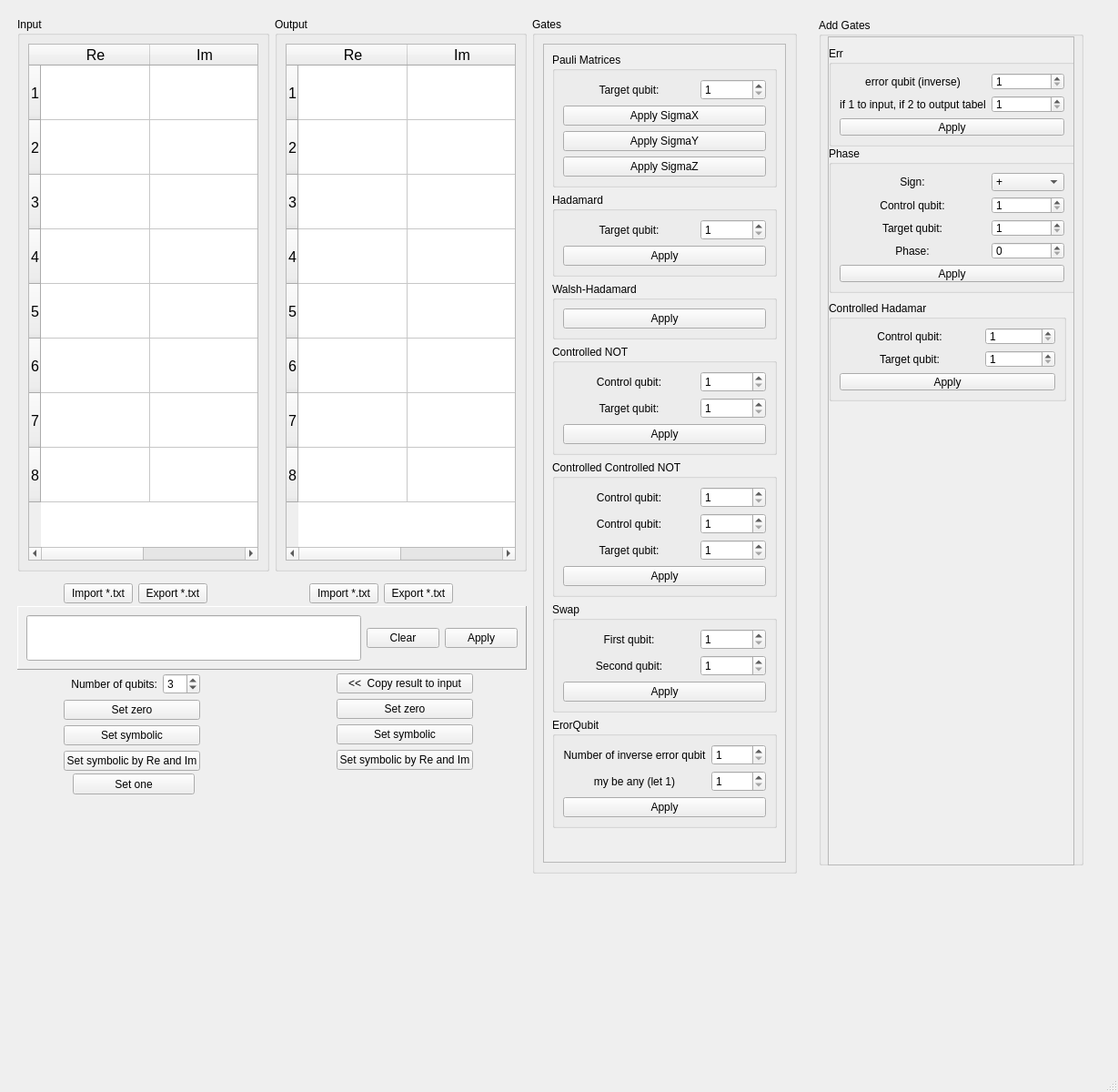
<?xml version="1.0" encoding="UTF-8"?>
<ui version="4.0">
 <class>MainWindow</class>
 <widget class="QMainWindow" name="MainWindow">
  <property name="geometry">
   <rect>
    <x>0</x>
    <y>0</y>
    <width>1229</width>
    <height>1200</height>
   </rect>
  </property>
  <property name="windowTitle">
   <string>MainWindow</string>
  </property>
  <widget class="QWidget" name="centralwidget">
   <widget class="QGroupBox" name="outputGroupBox">
    <property name="geometry">
     <rect>
      <x>302</x>
      <y>19</y>
      <width>277</width>
      <height>609</height>
     </rect>
    </property>
    <property name="sizePolicy">
     <sizepolicy hsizetype="Ignored" vsizetype="Expanding">
      <horstretch>0</horstretch>
      <verstretch>0</verstretch>
     </sizepolicy>
    </property>
    <property name="title">
     <string>Output</string>
    </property>
    <layout class="QVBoxLayout" name="verticalLayout_8">
     <item>
      <layout class="QHBoxLayout" name="outputHorizontalLayout">
       <item>
        <widget class="QTableWidget" name="outputTableWidget">
         <property name="sizePolicy">
          <sizepolicy hsizetype="Expanding" vsizetype="Expanding">
           <horstretch>0</horstretch>
           <verstretch>0</verstretch>
          </sizepolicy>
         </property>
         <property name="font">
          <font>
           <pointsize>12</pointsize>
          </font>
         </property>
         <property name="layoutDirection">
          <enum>Qt::LeftToRight</enum>
         </property>
         <property name="autoFillBackground">
          <bool>false</bool>
         </property>
         <property name="horizontalScrollBarPolicy">
          <enum>Qt::ScrollBarAsNeeded</enum>
         </property>
         <property name="sizeAdjustPolicy">
          <enum>QAbstractScrollArea::AdjustIgnored</enum>
         </property>
         <property name="showDropIndicator" stdset="0">
          <bool>false</bool>
         </property>
         <property name="rowCount">
          <number>8</number>
         </property>
         <property name="columnCount">
          <number>2</number>
         </property>
         <attribute name="horizontalHeaderVisible">
          <bool>true</bool>
         </attribute>
         <attribute name="horizontalHeaderCascadingSectionResizes">
          <bool>true</bool>
         </attribute>
         <attribute name="horizontalHeaderDefaultSectionSize">
          <number>120</number>
         </attribute>
         <attribute name="horizontalHeaderStretchLastSection">
          <bool>false</bool>
         </attribute>
         <attribute name="verticalHeaderDefaultSectionSize">
          <number>60</number>
         </attribute>
         <row/>
         <row/>
         <row/>
         <row/>
         <row/>
         <row/>
         <row/>
         <row/>
         <column>
          <property name="text">
           <string>Re</string>
          </property>
         </column>
         <column>
          <property name="text">
           <string>Im</string>
          </property>
         </column>
        </widget>
       </item>
      </layout>
     </item>
    </layout>
   </widget>
   <widget class="QWidget" name="layoutWidget">
    <property name="geometry">
     <rect>
      <x>30</x>
      <y>740</y>
      <width>230</width>
      <height>111</height>
     </rect>
    </property>
    <layout class="QHBoxLayout" name="inputParamsHorizontalLayout">
     <item>
      <spacer name="inputHorizontalFirstSpacer">
       <property name="orientation">
        <enum>Qt::Horizontal</enum>
       </property>
       <property name="sizeType">
        <enum>QSizePolicy::Minimum</enum>
       </property>
       <property name="sizeHint" stdset="0">
        <size>
         <width>40</width>
         <height>20</height>
        </size>
       </property>
      </spacer>
     </item>
     <item>
      <layout class="QGridLayout" name="gridLayout">
       <item row="2" column="0" colspan="2">
        <widget class="QPushButton" name="setZeroInputPushButton">
         <property name="sizePolicy">
          <sizepolicy hsizetype="Minimum" vsizetype="Fixed">
           <horstretch>0</horstretch>
           <verstretch>0</verstretch>
          </sizepolicy>
         </property>
         <property name="text">
          <string>Set zero</string>
         </property>
        </widget>
       </item>
       <item row="1" column="1">
        <widget class="QSpinBox" name="numberOfQubitsSpinBox">
         <property name="sizePolicy">
          <sizepolicy hsizetype="Fixed" vsizetype="Fixed">
           <horstretch>0</horstretch>
           <verstretch>0</verstretch>
          </sizepolicy>
         </property>
         <property name="layoutDirection">
          <enum>Qt::LeftToRight</enum>
         </property>
         <property name="alignment">
          <set>Qt::AlignLeading|Qt::AlignLeft|Qt::AlignVCenter</set>
         </property>
         <property name="minimum">
          <number>1</number>
         </property>
         <property name="value">
          <number>3</number>
         </property>
        </widget>
       </item>
       <item row="1" column="0">
        <widget class="QLabel" name="numberOfQubitsLabel">
         <property name="sizePolicy">
          <sizepolicy hsizetype="Minimum" vsizetype="Preferred">
           <horstretch>0</horstretch>
           <verstretch>0</verstretch>
          </sizepolicy>
         </property>
         <property name="text">
          <string>Number of qubits:</string>
         </property>
         <property name="alignment">
          <set>Qt::AlignRight|Qt::AlignTrailing|Qt::AlignVCenter</set>
         </property>
        </widget>
       </item>
       <item row="4" column="0" colspan="2">
        <widget class="QPushButton" name="setSymbolicByReAndImInputPushButton">
         <property name="text">
          <string>Set symbolic by Re and Im</string>
         </property>
        </widget>
       </item>
       <item row="3" column="0" colspan="2">
        <widget class="QPushButton" name="setSymbolicInputPushButton">
         <property name="text">
          <string>Set symbolic</string>
         </property>
        </widget>
       </item>
      </layout>
     </item>
     <item>
      <spacer name="inputHorizontalSecondSpacer">
       <property name="orientation">
        <enum>Qt::Horizontal</enum>
       </property>
       <property name="sizeType">
        <enum>QSizePolicy::Minimum</enum>
       </property>
       <property name="sizeHint" stdset="0">
        <size>
         <width>40</width>
         <height>20</height>
        </size>
       </property>
      </spacer>
     </item>
    </layout>
   </widget>
   <widget class="QWidget" name="layoutWidget_2">
    <property name="geometry">
     <rect>
      <x>70</x>
      <y>640</y>
      <width>158</width>
      <height>25</height>
     </rect>
    </property>
    <layout class="QHBoxLayout" name="inputTxtHorizontalLayout">
     <item>
      <widget class="QPushButton" name="inputImportTxtPushButton">
       <property name="text">
        <string>Import *.txt</string>
       </property>
      </widget>
     </item>
     <item>
      <widget class="QPushButton" name="inputExportTxtPushButton">
       <property name="text">
        <string>Export *.txt</string>
       </property>
      </widget>
     </item>
    </layout>
   </widget>
   <widget class="QWidget" name="layoutWidget_3">
    <property name="geometry">
     <rect>
      <x>330</x>
      <y>740</y>
      <width>230</width>
      <height>114</height>
     </rect>
    </property>
    <layout class="QGridLayout" name="outputGridLayout">
     <item row="0" column="2">
      <spacer name="outputHorizontalSecondSpacer">
       <property name="orientation">
        <enum>Qt::Horizontal</enum>
       </property>
       <property name="sizeType">
        <enum>QSizePolicy::Minimum</enum>
       </property>
       <property name="sizeHint" stdset="0">
        <size>
         <width>40</width>
         <height>20</height>
        </size>
       </property>
      </spacer>
     </item>
     <item row="0" column="0">
      <spacer name="outputHorizontalFirstSpacer">
       <property name="orientation">
        <enum>Qt::Horizontal</enum>
       </property>
       <property name="sizeType">
        <enum>QSizePolicy::Minimum</enum>
       </property>
       <property name="sizeHint" stdset="0">
        <size>
         <width>40</width>
         <height>20</height>
        </size>
       </property>
      </spacer>
     </item>
     <item row="0" column="1">
      <layout class="QFormLayout" name="outputFormLayout">
       <item row="0" column="0" colspan="2">
        <widget class="QPushButton" name="copyResultToInputPushButton">
         <property name="sizePolicy">
          <sizepolicy hsizetype="Minimum" vsizetype="Fixed">
           <horstretch>0</horstretch>
           <verstretch>0</verstretch>
          </sizepolicy>
         </property>
         <property name="text">
          <string>&lt;&lt;  Copy result to input</string>
         </property>
        </widget>
       </item>
       <item row="1" column="0" colspan="2">
        <widget class="QPushButton" name="setZeroOutputPushButton">
         <property name="sizePolicy">
          <sizepolicy hsizetype="Minimum" vsizetype="Fixed">
           <horstretch>0</horstretch>
           <verstretch>0</verstretch>
          </sizepolicy>
         </property>
         <property name="text">
          <string>Set zero</string>
         </property>
        </widget>
       </item>
       <item row="2" column="0" colspan="2">
        <widget class="QPushButton" name="setSymbolicOutputPushButton">
         <property name="text">
          <string>Set symbolic</string>
         </property>
        </widget>
       </item>
       <item row="3" column="0" colspan="2">
        <widget class="QPushButton" name="setSymbolicByReAndImOutputPushButton">
         <property name="text">
          <string>Set symbolic by Re and Im</string>
         </property>
        </widget>
       </item>
      </layout>
     </item>
    </layout>
   </widget>
   <widget class="QGroupBox" name="gatesGroupBox">
    <property name="geometry">
     <rect>
      <x>585</x>
      <y>19</y>
      <width>291</width>
      <height>941</height>
     </rect>
    </property>
    <property name="sizePolicy">
     <sizepolicy hsizetype="Expanding" vsizetype="Preferred">
      <horstretch>0</horstretch>
      <verstretch>0</verstretch>
     </sizepolicy>
    </property>
    <property name="minimumSize">
     <size>
      <width>0</width>
      <height>0</height>
     </size>
    </property>
    <property name="maximumSize">
     <size>
      <width>300</width>
      <height>16777215</height>
     </size>
    </property>
    <property name="title">
     <string>Gates</string>
    </property>
    <layout class="QHBoxLayout" name="horizontalLayout_3">
     <item>
      <widget class="QScrollArea" name="scrollArea">
       <property name="widgetResizable">
        <bool>true</bool>
       </property>
       <widget class="QWidget" name="scrollAreaWidgetContents">
        <property name="geometry">
         <rect>
          <x>0</x>
          <y>0</y>
          <width>269</width>
          <height>906</height>
         </rect>
        </property>
        <layout class="QVBoxLayout" name="verticalLayout_9">
         <item>
          <widget class="QGroupBox" name="pauliMatricesGroupBox">
           <property name="title">
            <string>Pauli Matrices</string>
           </property>
           <layout class="QVBoxLayout" name="verticalLayout_3">
            <item>
             <layout class="QGridLayout" name="pauliMatricesGridLayout">
              <item row="0" column="0" colspan="2">
               <widget class="QLabel" name="pauliMatricesLabel">
                <property name="layoutDirection">
                 <enum>Qt::LeftToRight</enum>
                </property>
                <property name="text">
                 <string>Target qubit:</string>
                </property>
                <property name="alignment">
                 <set>Qt::AlignCenter</set>
                </property>
               </widget>
              </item>
              <item row="0" column="2">
               <widget class="QSpinBox" name="pauliMatricesSpinBox">
                <property name="minimum">
                 <number>1</number>
                </property>
               </widget>
              </item>
              <item row="1" column="0" colspan="3">
               <widget class="QPushButton" name="pauliMatricesSigmaXPushButton">
                <property name="text">
                 <string>Apply SigmaX</string>
                </property>
               </widget>
              </item>
              <item row="2" column="0" colspan="3">
               <widget class="QPushButton" name="pauliMatricesSigmaYPushButton">
                <property name="text">
                 <string>Apply SigmaY</string>
                </property>
               </widget>
              </item>
              <item row="3" column="0" colspan="3">
               <widget class="QPushButton" name="pauliMatricesSigmaZPushButton">
                <property name="text">
                 <string>Apply SigmaZ</string>
                </property>
               </widget>
              </item>
             </layout>
            </item>
           </layout>
          </widget>
         </item>
         <item>
          <widget class="QGroupBox" name="hadamardGroupBox">
           <property name="title">
            <string>Hadamard</string>
           </property>
           <layout class="QVBoxLayout" name="verticalLayout_2">
            <item>
             <layout class="QGridLayout" name="hadamardGridLayout">
              <item row="0" column="0" colspan="2">
               <widget class="QLabel" name="hadamardLabel">
                <property name="layoutDirection">
                 <enum>Qt::LeftToRight</enum>
                </property>
                <property name="text">
                 <string>Target qubit:</string>
                </property>
                <property name="alignment">
                 <set>Qt::AlignCenter</set>
                </property>
               </widget>
              </item>
              <item row="0" column="2">
               <widget class="QSpinBox" name="hadamardSpinBox">
                <property name="minimum">
                 <number>1</number>
                </property>
               </widget>
              </item>
              <item row="1" column="0" colspan="3">
               <widget class="QPushButton" name="hadamardPushButton">
                <property name="text">
                 <string>Apply</string>
                </property>
               </widget>
              </item>
             </layout>
            </item>
           </layout>
          </widget>
         </item>
         <item>
          <widget class="QGroupBox" name="walshHadamardGroupBox">
           <property name="title">
            <string>Walsh-Hadamard</string>
           </property>
           <layout class="QHBoxLayout" name="horizontalLayout">
            <item>
             <layout class="QVBoxLayout" name="walshHadamardVerticalLayout">
              <item>
               <widget class="QPushButton" name="walshHadamardPushButton">
                <property name="text">
                 <string>Apply</string>
                </property>
               </widget>
              </item>
             </layout>
            </item>
           </layout>
          </widget>
         </item>
         <item>
          <widget class="QGroupBox" name="controlledNotGroupBox">
           <property name="title">
            <string>Controlled NOT</string>
           </property>
           <layout class="QVBoxLayout" name="verticalLayout_4">
            <item>
             <layout class="QGridLayout" name="controlledNotGridLayout">
              <item row="0" column="0" colspan="2">
               <widget class="QLabel" name="controlledNotControlQubitLabel">
                <property name="layoutDirection">
                 <enum>Qt::LeftToRight</enum>
                </property>
                <property name="text">
                 <string>Control qubit:</string>
                </property>
                <property name="alignment">
                 <set>Qt::AlignCenter</set>
                </property>
               </widget>
              </item>
              <item row="0" column="2">
               <widget class="QSpinBox" name="controlledNotControlSpinBox">
                <property name="minimum">
                 <number>1</number>
                </property>
               </widget>
              </item>
              <item row="1" column="2">
               <widget class="QSpinBox" name="controlledNotTargetSpinBox">
                <property name="minimum">
                 <number>1</number>
                </property>
               </widget>
              </item>
              <item row="1" column="0" colspan="2">
               <widget class="QLabel" name="controlledNotTargetLabel">
                <property name="layoutDirection">
                 <enum>Qt::LeftToRight</enum>
                </property>
                <property name="text">
                 <string>Target qubit:</string>
                </property>
                <property name="alignment">
                 <set>Qt::AlignCenter</set>
                </property>
               </widget>
              </item>
              <item row="2" column="0" colspan="3">
               <widget class="QPushButton" name="controlledNotPushButton">
                <property name="text">
                 <string>Apply</string>
                </property>
               </widget>
              </item>
             </layout>
            </item>
           </layout>
          </widget>
         </item>
         <item>
          <widget class="QGroupBox" name="controlledControlledNotGroupBox">
           <property name="title">
            <string>Controlled Controlled NOT</string>
           </property>
           <layout class="QVBoxLayout" name="verticalLayout_5">
            <item>
             <layout class="QGridLayout" name="controlledControlledNotGridLayout">
              <item row="0" column="0" colspan="2">
               <widget class="QLabel" name="controlledControlledNotFirstControlLabel">
                <property name="layoutDirection">
                 <enum>Qt::LeftToRight</enum>
                </property>
                <property name="text">
                 <string>Control qubit:</string>
                </property>
                <property name="alignment">
                 <set>Qt::AlignCenter</set>
                </property>
               </widget>
              </item>
              <item row="2" column="0" colspan="2">
               <widget class="QLabel" name="controlledControlledNotTargetLabel">
                <property name="layoutDirection">
                 <enum>Qt::LeftToRight</enum>
                </property>
                <property name="text">
                 <string>Target qubit:</string>
                </property>
                <property name="alignment">
                 <set>Qt::AlignCenter</set>
                </property>
               </widget>
              </item>
              <item row="0" column="2">
               <widget class="QSpinBox" name="controlledControlledNotFirstControlSpinBox">
                <property name="minimum">
                 <number>1</number>
                </property>
               </widget>
              </item>
              <item row="2" column="2">
               <widget class="QSpinBox" name="controlledControlledNotTargetSpinBox">
                <property name="minimum">
                 <number>1</number>
                </property>
               </widget>
              </item>
              <item row="1" column="0" colspan="2">
               <widget class="QLabel" name="controlledControlledNotSecondControlLabel">
                <property name="layoutDirection">
                 <enum>Qt::LeftToRight</enum>
                </property>
                <property name="text">
                 <string>Control qubit:</string>
                </property>
                <property name="alignment">
                 <set>Qt::AlignCenter</set>
                </property>
               </widget>
              </item>
              <item row="1" column="2">
               <widget class="QSpinBox" name="controlledControlledNotSecondControlSpinBox">
                <property name="minimum">
                 <number>1</number>
                </property>
               </widget>
              </item>
              <item row="3" column="0" colspan="3">
               <widget class="QPushButton" name="controlledControlledNotPushButton">
                <property name="text">
                 <string>Apply</string>
                </property>
               </widget>
              </item>
             </layout>
            </item>
           </layout>
          </widget>
         </item>
         <item>
          <widget class="QGroupBox" name="swapGroupBox">
           <property name="title">
            <string>Swap</string>
           </property>
           <layout class="QVBoxLayout" name="verticalLayout_11">
            <item>
             <layout class="QGridLayout" name="swapGridLayout">
              <item row="0" column="0" colspan="2">
               <widget class="QLabel" name="swapFirstLineLabel">
                <property name="layoutDirection">
                 <enum>Qt::LeftToRight</enum>
                </property>
                <property name="text">
                 <string>First qubit:</string>
                </property>
                <property name="alignment">
                 <set>Qt::AlignCenter</set>
                </property>
               </widget>
              </item>
              <item row="0" column="2">
               <widget class="QSpinBox" name="swapFirstLineSpinBox">
                <property name="minimum">
                 <number>1</number>
                </property>
               </widget>
              </item>
              <item row="2" column="0" colspan="3">
               <widget class="QPushButton" name="swapPushButton">
                <property name="text">
                 <string>Apply</string>
                </property>
               </widget>
              </item>
              <item row="1" column="2">
               <widget class="QSpinBox" name="swapSecondLineSpinBox">
                <property name="minimum">
                 <number>1</number>
                </property>
               </widget>
              </item>
              <item row="1" column="0" colspan="2">
               <widget class="QLabel" name="swapSecondLineLabel">
                <property name="layoutDirection">
                 <enum>Qt::LeftToRight</enum>
                </property>
                <property name="text">
                 <string>Second qubit:</string>
                </property>
                <property name="alignment">
                 <set>Qt::AlignCenter</set>
                </property>
               </widget>
              </item>
             </layout>
            </item>
           </layout>
          </widget>
         </item>
         <item>
          <widget class="QGroupBox" name="swapGroupBox_3">
           <property name="title">
            <string>ErorQubit</string>
           </property>
           <layout class="QVBoxLayout" name="verticalLayout_15">
            <item>
             <layout class="QGridLayout" name="swapGridLayout_5">
              <item row="0" column="0" colspan="2">
               <widget class="QLabel" name="swapFirstLineLabel_5">
                <property name="layoutDirection">
                 <enum>Qt::LeftToRight</enum>
                </property>
                <property name="text">
                 <string>Number of inverse error qubit</string>
                </property>
                <property name="alignment">
                 <set>Qt::AlignCenter</set>
                </property>
               </widget>
              </item>
              <item row="0" column="2">
               <widget class="QSpinBox" name="swapFirstLineSpinBox_5">
                <property name="minimum">
                 <number>1</number>
                </property>
               </widget>
              </item>
              <item row="2" column="0" colspan="3">
               <widget class="QPushButton" name="swapPushButton_5">
                <property name="text">
                 <string>Apply</string>
                </property>
               </widget>
              </item>
              <item row="1" column="2">
               <widget class="QSpinBox" name="swapSecondLineSpinBox_5">
                <property name="minimum">
                 <number>1</number>
                </property>
               </widget>
              </item>
              <item row="1" column="0" colspan="2">
               <widget class="QLabel" name="swapSecondLineLabel_5">
                <property name="layoutDirection">
                 <enum>Qt::LeftToRight</enum>
                </property>
                <property name="text">
                 <string>my be any (let 1)</string>
                </property>
                <property name="alignment">
                 <set>Qt::AlignCenter</set>
                </property>
               </widget>
              </item>
             </layout>
            </item>
           </layout>
          </widget>
         </item>
         <item>
          <spacer name="gatesVerticalSpacer">
           <property name="orientation">
            <enum>Qt::Vertical</enum>
           </property>
           <property name="sizeHint" stdset="0">
            <size>
             <width>20</width>
             <height>40</height>
            </size>
           </property>
          </spacer>
         </item>
        </layout>
       </widget>
      </widget>
     </item>
    </layout>
   </widget>
   <widget class="QGroupBox" name="inputGroupBox">
    <property name="geometry">
     <rect>
      <x>19</x>
      <y>19</y>
      <width>277</width>
      <height>609</height>
     </rect>
    </property>
    <property name="sizePolicy">
     <sizepolicy hsizetype="Ignored" vsizetype="Expanding">
      <horstretch>0</horstretch>
      <verstretch>0</verstretch>
     </sizepolicy>
    </property>
    <property name="title">
     <string>Input</string>
    </property>
    <layout class="QVBoxLayout" name="verticalLayout">
     <item>
      <layout class="QHBoxLayout" name="inputHorizontalLayout">
       <item>
        <widget class="QTableWidget" name="inputTableWidget">
         <property name="sizePolicy">
          <sizepolicy hsizetype="Expanding" vsizetype="Expanding">
           <horstretch>0</horstretch>
           <verstretch>0</verstretch>
          </sizepolicy>
         </property>
         <property name="font">
          <font>
           <pointsize>12</pointsize>
          </font>
         </property>
         <property name="layoutDirection">
          <enum>Qt::LeftToRight</enum>
         </property>
         <property name="autoFillBackground">
          <bool>false</bool>
         </property>
         <property name="horizontalScrollBarPolicy">
          <enum>Qt::ScrollBarAsNeeded</enum>
         </property>
         <property name="sizeAdjustPolicy">
          <enum>QAbstractScrollArea::AdjustIgnored</enum>
         </property>
         <property name="showDropIndicator" stdset="0">
          <bool>false</bool>
         </property>
         <property name="rowCount">
          <number>8</number>
         </property>
         <property name="columnCount">
          <number>2</number>
         </property>
         <attribute name="horizontalHeaderVisible">
          <bool>true</bool>
         </attribute>
         <attribute name="horizontalHeaderCascadingSectionResizes">
          <bool>true</bool>
         </attribute>
         <attribute name="horizontalHeaderDefaultSectionSize">
          <number>120</number>
         </attribute>
         <attribute name="horizontalHeaderStretchLastSection">
          <bool>false</bool>
         </attribute>
         <attribute name="verticalHeaderDefaultSectionSize">
          <number>60</number>
         </attribute>
         <attribute name="verticalHeaderStretchLastSection">
          <bool>false</bool>
         </attribute>
         <row/>
         <row/>
         <row/>
         <row/>
         <row/>
         <row/>
         <row/>
         <row/>
         <column>
          <property name="text">
           <string>Re</string>
          </property>
         </column>
         <column>
          <property name="text">
           <string>Im</string>
          </property>
         </column>
        </widget>
       </item>
      </layout>
     </item>
    </layout>
   </widget>
   <widget class="QFrame" name="lineFrame">
    <property name="geometry">
     <rect>
      <x>19</x>
      <y>666</y>
      <width>560</width>
      <height>70</height>
     </rect>
    </property>
    <property name="frameShape">
     <enum>QFrame::Panel</enum>
    </property>
    <property name="frameShadow">
     <enum>QFrame::Raised</enum>
    </property>
    <layout class="QHBoxLayout" name="horizontalLayout_2">
     <item>
      <widget class="QLineEdit" name="lineEdit">
       <property name="minimumSize">
        <size>
         <width>0</width>
         <height>50</height>
        </size>
       </property>
       <property name="font">
        <font>
         <pointsize>12</pointsize>
        </font>
       </property>
       <property name="text">
        <string/>
       </property>
      </widget>
     </item>
     <item>
      <widget class="QPushButton" name="clearLinePushButton">
       <property name="text">
        <string>Clear</string>
       </property>
      </widget>
     </item>
     <item>
      <widget class="QPushButton" name="applyLinePushButton">
       <property name="text">
        <string>Apply</string>
       </property>
      </widget>
     </item>
    </layout>
   </widget>
   <widget class="QWidget" name="layoutWidget_4">
    <property name="geometry">
     <rect>
      <x>340</x>
      <y>640</y>
      <width>158</width>
      <height>25</height>
     </rect>
    </property>
    <layout class="QHBoxLayout" name="outputTxtHorizontalLayout">
     <item>
      <widget class="QPushButton" name="outputImportTxtPushButton">
       <property name="text">
        <string>Import *.txt</string>
       </property>
      </widget>
     </item>
     <item>
      <widget class="QPushButton" name="outputExportTxtPushButton">
       <property name="text">
        <string>Export *.txt</string>
       </property>
      </widget>
     </item>
    </layout>
   </widget>
   <widget class="QGroupBox" name="groupBox">
    <property name="geometry">
     <rect>
      <x>900</x>
      <y>20</y>
      <width>291</width>
      <height>931</height>
     </rect>
    </property>
    <property name="title">
     <string>Add Gates</string>
    </property>
    <widget class="QScrollArea" name="scrollArea_2">
     <property name="geometry">
      <rect>
       <x>10</x>
       <y>20</y>
       <width>271</width>
       <height>911</height>
      </rect>
     </property>
     <property name="widgetResizable">
      <bool>true</bool>
     </property>
     <widget class="QWidget" name="scrollAreaWidgetContents_2">
      <property name="geometry">
       <rect>
        <x>0</x>
        <y>0</y>
        <width>269</width>
        <height>909</height>
       </rect>
      </property>
      <widget class="QGroupBox" name="swapGroupBox_2">
       <property name="geometry">
        <rect>
         <x>0</x>
         <y>10</y>
         <width>271</width>
         <height>110</height>
        </rect>
       </property>
       <property name="title">
        <string>Err</string>
       </property>
       <layout class="QVBoxLayout" name="verticalLayout_12">
        <item>
         <layout class="QGridLayout" name="swapGridLayout_2">
          <item row="0" column="0" colspan="2">
           <widget class="QLabel" name="swapFirstLineLabel_2">
            <property name="layoutDirection">
             <enum>Qt::LeftToRight</enum>
            </property>
            <property name="text">
             <string>error qubit (inverse)</string>
            </property>
            <property name="alignment">
             <set>Qt::AlignCenter</set>
            </property>
           </widget>
          </item>
          <item row="0" column="2">
           <widget class="QSpinBox" name="swapFirstLineSpinBox_2">
            <property name="minimum">
             <number>1</number>
            </property>
           </widget>
          </item>
          <item row="2" column="0" colspan="3">
           <widget class="QPushButton" name="swapPushButton_2">
            <property name="text">
             <string>Apply</string>
            </property>
           </widget>
          </item>
          <item row="1" column="2">
           <widget class="QSpinBox" name="swapSecondLineSpinBox_2">
            <property name="minimum">
             <number>1</number>
            </property>
           </widget>
          </item>
          <item row="1" column="0" colspan="2">
           <widget class="QLabel" name="swapSecondLineLabel_2">
            <property name="layoutDirection">
             <enum>Qt::LeftToRight</enum>
            </property>
            <property name="text">
             <string>if 1 to input, if 2 to output tabel</string>
            </property>
            <property name="alignment">
             <set>Qt::AlignCenter</set>
            </property>
           </widget>
          </item>
         </layout>
        </item>
       </layout>
      </widget>
      <widget class="QGroupBox" name="controlledNotGroupBox_2">
       <property name="geometry">
        <rect>
         <x>0</x>
         <y>290</y>
         <width>261</width>
         <height>110</height>
        </rect>
       </property>
       <property name="title">
        <string>Controlled Hadamar</string>
       </property>
       <layout class="QVBoxLayout" name="verticalLayout_6">
        <item>
         <layout class="QGridLayout" name="controlledNotGridLayout_2">
          <item row="0" column="0" colspan="2">
           <widget class="QLabel" name="controlledNotControlQubitLabel_2">
            <property name="layoutDirection">
             <enum>Qt::LeftToRight</enum>
            </property>
            <property name="text">
             <string>Control qubit:</string>
            </property>
            <property name="alignment">
             <set>Qt::AlignCenter</set>
            </property>
           </widget>
          </item>
          <item row="0" column="2">
           <widget class="QSpinBox" name="controlledNotControlSpinBox_2">
            <property name="minimum">
             <number>1</number>
            </property>
           </widget>
          </item>
          <item row="1" column="2">
           <widget class="QSpinBox" name="controlledNotTargetSpinBox_2">
            <property name="minimum">
             <number>1</number>
            </property>
           </widget>
          </item>
          <item row="1" column="0" colspan="2">
           <widget class="QLabel" name="controlledNotTargetLabel_2">
            <property name="layoutDirection">
             <enum>Qt::LeftToRight</enum>
            </property>
            <property name="text">
             <string>Target qubit:</string>
            </property>
            <property name="alignment">
             <set>Qt::AlignCenter</set>
            </property>
           </widget>
          </item>
          <item row="2" column="0" colspan="3">
           <widget class="QPushButton" name="controlledNotPushButton_2">
            <property name="text">
             <string>Apply</string>
            </property>
           </widget>
          </item>
         </layout>
        </item>
       </layout>
      </widget>
      <widget class="QGroupBox" name="phaseGroupBox">
       <property name="geometry">
        <rect>
         <x>0</x>
         <y>120</y>
         <width>271</width>
         <height>161</height>
        </rect>
       </property>
       <property name="title">
        <string>Phase</string>
       </property>
       <layout class="QVBoxLayout" name="verticalLayout_10">
        <item>
         <layout class="QGridLayout" name="phaseGridLayout">
          <property name="horizontalSpacing">
           <number>7</number>
          </property>
          <property name="verticalSpacing">
           <number>6</number>
          </property>
          <item row="1" column="0" colspan="2">
           <widget class="QLabel" name="phaseControlQubitLabel">
            <property name="layoutDirection">
             <enum>Qt::LeftToRight</enum>
            </property>
            <property name="text">
             <string>Control qubit:</string>
            </property>
            <property name="alignment">
             <set>Qt::AlignCenter</set>
            </property>
           </widget>
          </item>
          <item row="3" column="0" colspan="2">
           <widget class="QLabel" name="phasePhaseLabel">
            <property name="layoutDirection">
             <enum>Qt::LeftToRight</enum>
            </property>
            <property name="text">
             <string>Phase:</string>
            </property>
            <property name="alignment">
             <set>Qt::AlignCenter</set>
            </property>
           </widget>
          </item>
          <item row="4" column="0" colspan="3">
           <widget class="QPushButton" name="phasePushButton">
            <property name="text">
             <string>Apply</string>
            </property>
           </widget>
          </item>
          <item row="3" column="2">
           <widget class="QSpinBox" name="phaseSpinBox">
            <property name="minimum">
             <number>0</number>
            </property>
           </widget>
          </item>
          <item row="1" column="2">
           <widget class="QSpinBox" name="phaseControlSpinBox">
            <property name="minimum">
             <number>1</number>
            </property>
           </widget>
          </item>
          <item row="2" column="2">
           <widget class="QSpinBox" name="phaseTargetSpinBox">
            <property name="minimum">
             <number>1</number>
            </property>
           </widget>
          </item>
          <item row="2" column="0" colspan="2">
           <widget class="QLabel" name="phaseTargetQubitLabel">
            <property name="layoutDirection">
             <enum>Qt::LeftToRight</enum>
            </property>
            <property name="text">
             <string>Target qubit:</string>
            </property>
            <property name="alignment">
             <set>Qt::AlignCenter</set>
            </property>
           </widget>
          </item>
          <item row="0" column="0" colspan="2">
           <widget class="QLabel" name="phaseSignLabel">
            <property name="layoutDirection">
             <enum>Qt::LeftToRight</enum>
            </property>
            <property name="text">
             <string>Sign:</string>
            </property>
            <property name="alignment">
             <set>Qt::AlignCenter</set>
            </property>
           </widget>
          </item>
          <item row="0" column="2">
           <widget class="QComboBox" name="phaseSignComboBox">
            <item>
             <property name="text">
              <string>+</string>
             </property>
            </item>
            <item>
             <property name="text">
              <string>-</string>
             </property>
            </item>
           </widget>
          </item>
         </layout>
        </item>
       </layout>
      </widget>
     </widget>
    </widget>
   </widget>
   <widget class="QPushButton" name="setZeroInputPushButton_2">
    <property name="geometry">
     <rect>
      <x>80</x>
      <y>850</y>
      <width>134</width>
      <height>23</height>
     </rect>
    </property>
    <property name="sizePolicy">
     <sizepolicy hsizetype="Minimum" vsizetype="Fixed">
      <horstretch>0</horstretch>
      <verstretch>0</verstretch>
     </sizepolicy>
    </property>
    <property name="text">
     <string>Set one</string>
    </property>
   </widget>
  </widget>
  <widget class="QMenuBar" name="menubar">
   <property name="geometry">
    <rect>
     <x>0</x>
     <y>0</y>
     <width>1229</width>
     <height>21</height>
    </rect>
   </property>
  </widget>
  <widget class="QStatusBar" name="statusbar"/>
 </widget>
 <resources/>
 <connections/>
</ui>
